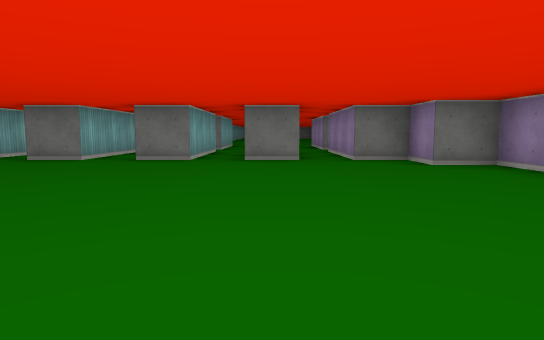
[1] (above)

19 first-person views from a walk through a cub3D ray-caster map. The camera is about half as high as the walls, tilts 6° down and sees 75° across. The floor is counted in squares. Each view is taken from the middle of a square. On the plan, view 1 faces up. The plan holds only what a view shows up to about 9 squares ahead; the rest is blank.

[2]
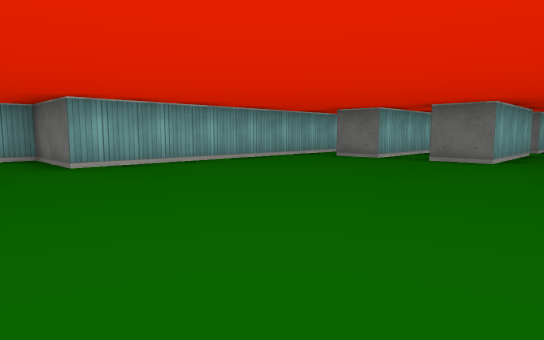

[3]
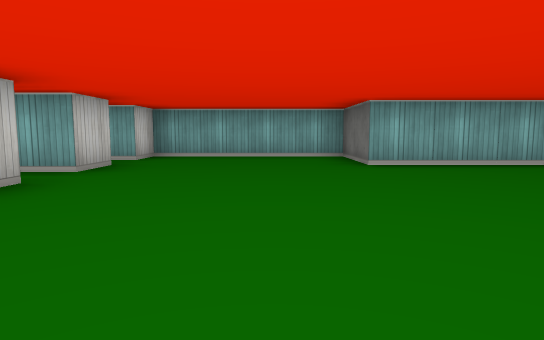

[4]
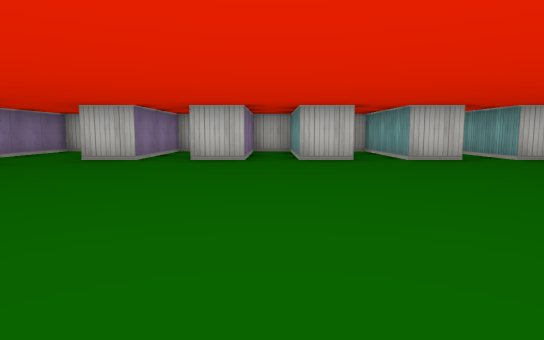

[5]
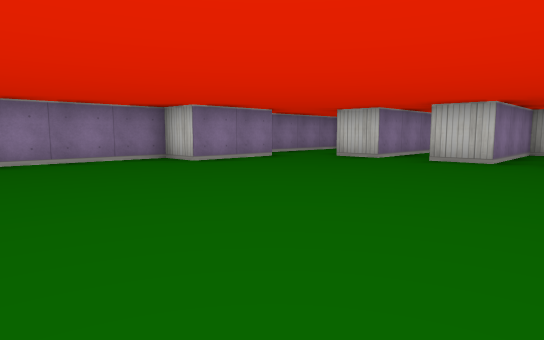

[6]
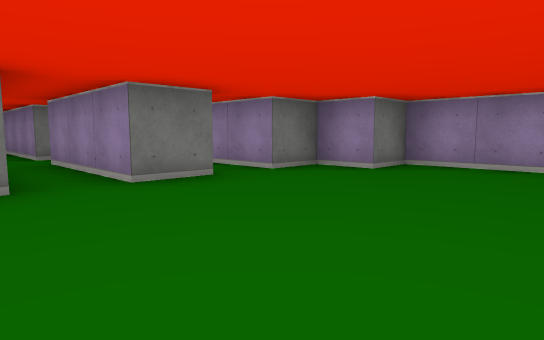

[7]
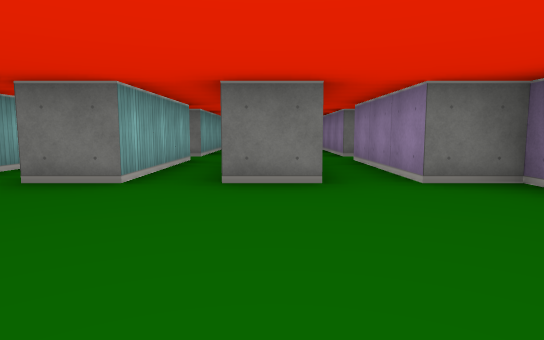

[8]
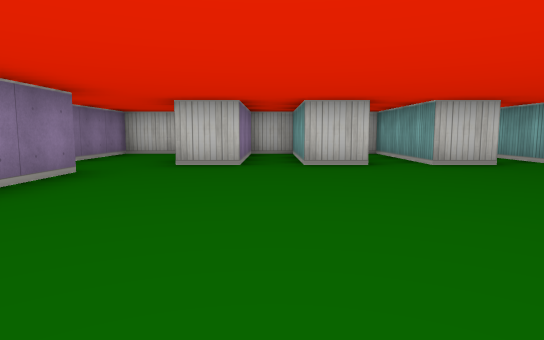

[9]
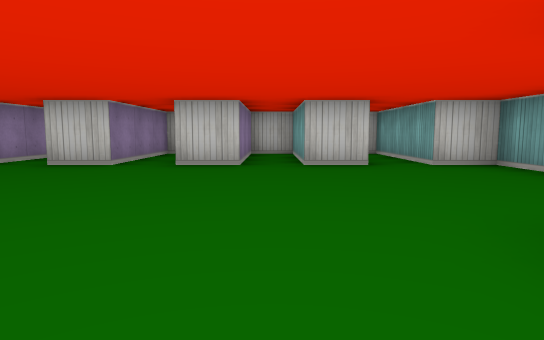

[10]
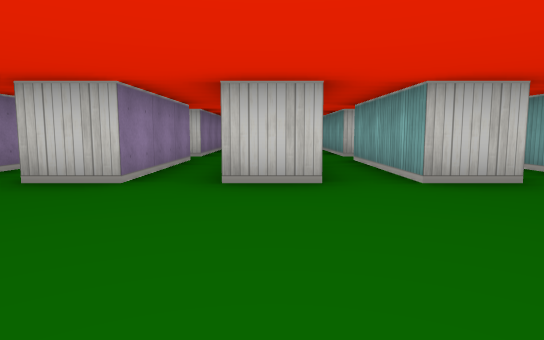

[11]
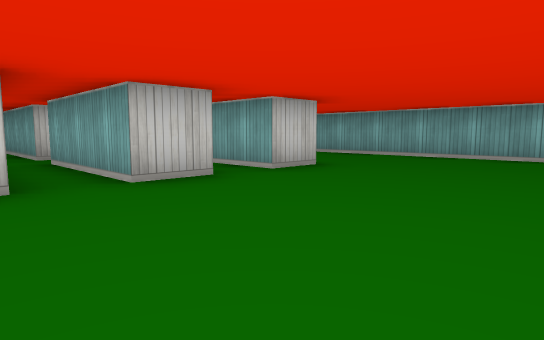

[12]
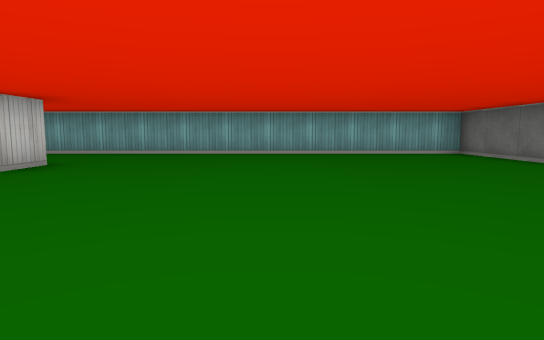

[13]
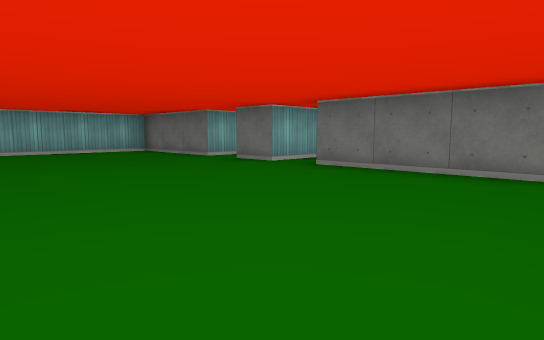

[14]
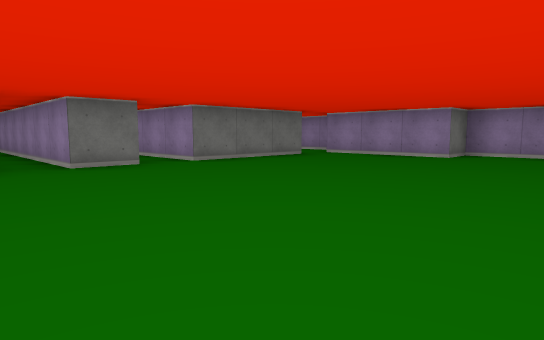

[15]
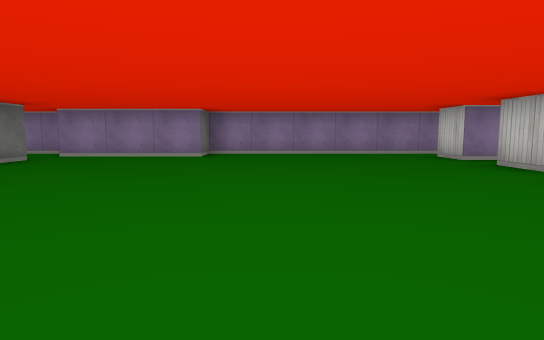

[16]
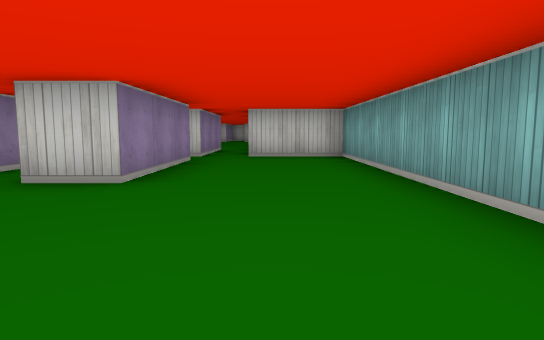

[17]
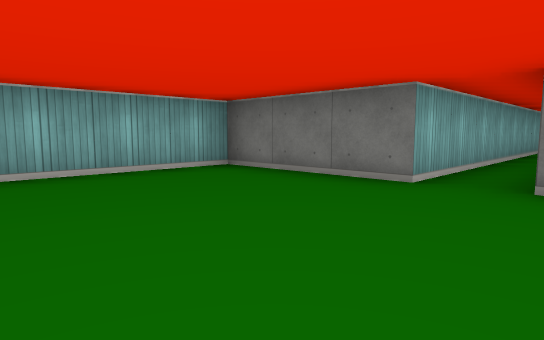

[18]
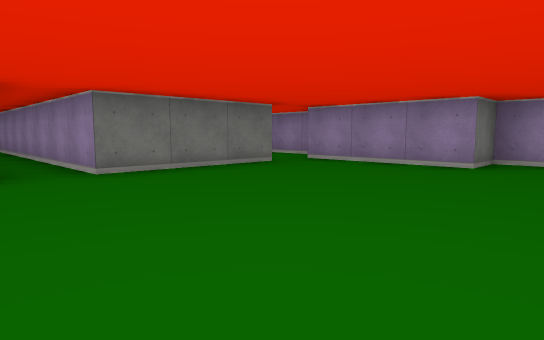

[19]
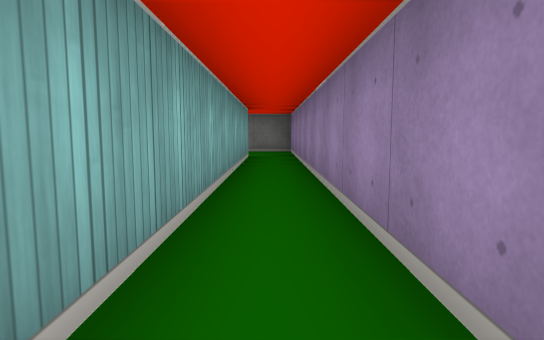

### Floor plan
Points are (right, up) in squares from view 1. A wall is a line through its corners. A room is listed if a view was taken in it or the views show most of it. See-through windows are left out.
Room 1 (views 1, 2, 3, 4, 5, 6, 7, 8, 9)
walls: (0.6, 6.5) (-0.5, 6.5) (-0.5, 9.5); (-4.5, 8) (-4.5, 9.5); (-5.5, 8) (-5.5, 1.5) (-7.5, 1.5) (-7.5, -2.5) (-6.5, -2.5) (-6.5, -5.5); (-3.5, 9.1) (-3.5, 6.5) (-4.5, 6.5); (2.5, -1.5) (2.5, 0.5) (3.5, 0.5) (3.5, 5.5) (2.5, 5.5) (2.5, 6.5) (1.5, 6.5) (1.5, 9.5); (-5.6, -2.5) (-4.5, -2.5) (-4.5, -5.5) (-3.5, -5.5) (-3.5, -2.5) (-2.5, -2.5) (-2.5, -5.5) (-1.5, -5.5) (-1.5, -2.5) (-0.5, -2.5) (-0.5, -5.5) (0.5, -5.5) (0.5, -2.5) (1.5, -2.5); (-1.5, 9.6) (-1.5, 6.5) (-2.5, 6.5); (-0.5, 10.5) (-0.5, 13.5); (1.5, 10.5) (1.5, 13.5); (-2.5, 12) (-2.5, 12.5); (2.2, -5.5) (3.5, -5.5) (3.5, -3.1); (-1.5, 13.5) (-1.5, 10.5); (-3.5, 13.5) (-3.5, 12)
ways out: opening at (-5, 10) to room 2; opening at (-4, 10) to room 2; opening at (-1, 14) to room 2; opening at (2, 10) to room 2
Room 2 (views 10, 11, 12, 13, 14, 15, 16, 17, 18, 19)
walls: (-2.6, 13.5) (-1.5, 13.5); (-0.5, 13.5) (0.5, 13.5); (-2.5, 22.9) (-2.5, 21.5) (-3.5, 21.5) (-3.5, 27.2); (1.5, 21.5) (-1.5, 21.5) (-1.5, 32.9); (1.5, 13.5) (2.5, 13.5); (-4.5, 10.5) (-4.5, 13.5) (-3.5, 13.5); (3.5, 12) (3.5, 18.5) (2.5, 18.5) (2.5, 21.5); (-4.5, 28.5) (-4.5, 21.5) (-7.5, 21.5) (-7.5, 9.5) (-5.5, 9.5); (-2.5, 31.5) (-2.5, 24.5)
ways out: opening at (-5, 10) to room 1; opening at (-4, 10) to room 1; opening at (-1, 14) to room 1; opening at (2, 10) to room 1; opening at (2, 21)

Positions as (right, up) in squares from view 1, and headings:
1: (0, 0), facing up
2: (0, 0), facing up-left
3: (0, 0), facing left
4: (-2, 4), facing down
5: (-3, 4), facing down-right
6: (-2, 3), facing up-right
7: (0, 3), facing up
8: (0, 3), facing down
9: (-4, 3), facing down
10: (0, 17), facing down
11: (0, 17), facing down-left
12: (1, 17), facing left
13: (2, 17), facing up-left
14: (-5, 16), facing up-right
15: (-5, 17), facing right
16: (-6, 17), facing down
17: (-3, 18), facing up-left
18: (-3, 17), facing up-right
19: (-2, 24), facing up
